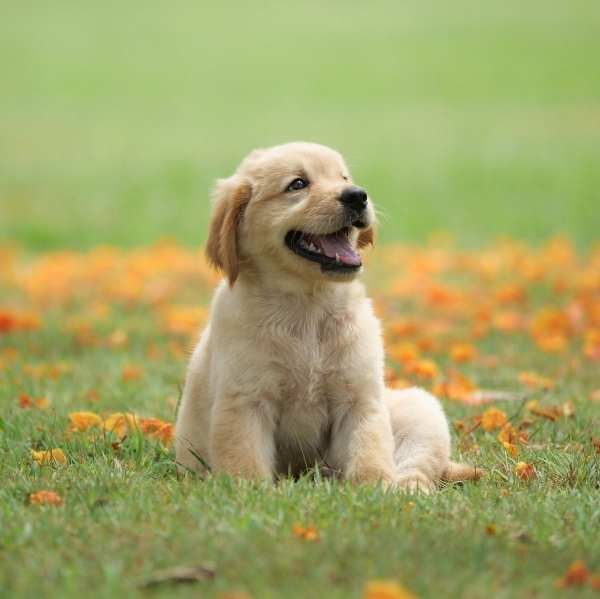
#> input picture dog.jpg, 1200 x 1197 px (shown at 1/2 size)
$ python Image.py
#> lines starting #> are read from the running program, lines starting #| are printed output that depends on the picture; after the words box and inside, x2 and y2 are one past the last pixel; in counts of white or black regions, pixels touching at a corner belong together
#importing the opencv module
import cv2
import numpy as np
# using imread('path') and 1 denotes read as  color image
img = cv2.imread("dog.jpg", 1)
#> img is the input picture: shape (1197, 1200, 3); mean B, G, R 102.4, 164.3, 161.9
#Access pixel values and modify them
px = img[100, 100]
#> px = [131, 197, 172]
#print(px)
# accessing only blue pixel
blue = img[100, 100, 0]
#> blue = 131
#print(blue)
#This is using for display the image
#cv2.imshow('image',img)
#It will run continuously until the key press.
#cv2.destroyAllWindows()
# save image
status = cv2.imwrite('dog.jpg', img)
print("Image written sucess? : ", status)
#| Image written sucess? :  True
#access access image properties
print(img.shape)
#| (1197, 1200, 3)
print(img.size)
#| 4309200
print(img.dtype)
#| uint8
#splitting and merging image
b, g, r = cv2.split(img)
img = cv2.merge((b, g, r))
b = img[:, :, 0]
g = img[:, :, 1]
r = img[:, :, 2]
#resize the image
img_resized = cv2.resize(img, (780, 540),
               interpolation = cv2.INTER_NEAREST)
#cv2.imshow("Resized",img_resized)
image = cv2.rotate(img, cv2.ROTATE_90_COUNTERCLOCKWISE)
#cv2.imshow("Rotated",image)
# draw
cv2.circle(img,(80,80), 55, (23,0,0), -1)
#cv2.imshow('image',img)
cv2.rectangle(img,(15,25),(200,150),(0,255,255),15)
#cv2.imshow('image',img)
#defining points for polylines
pts = np.array([[100,50],[200,300],[700,200],[500,100]], np.int32)
# pts = pts.reshape((-1,1,2))
cv2.polylines(img, [pts], True, (0,255,255), 3)
#cv2.imshow('image',img)
edges = cv2.Canny(img,200,300,True)
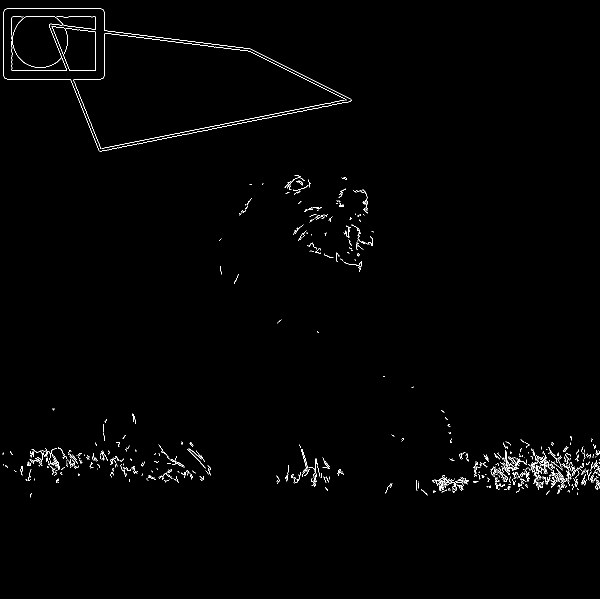
#> edges: shape (1197, 1200) (shown at 1/2 size); 0.88% white in thin lines or dots, all inside (x1, y1, x2, y2) = (5, 16, 1200, 995)
#cv2.imshow("Edge Detected Image", edges)
#blur images
#cv2.imshow("Original Image", img)
#cv2.imshow('cv2.blur output', cv2.blur(img, (3,3)))
img = cv2.cvtColor(image, cv2.COLOR_BGR2GRAY)
#> img: shape (1200, 1197)

threshold = 160
ret, thresh1 = cv2.threshold(img, threshold, 255, cv2.THRESH_BINARY)
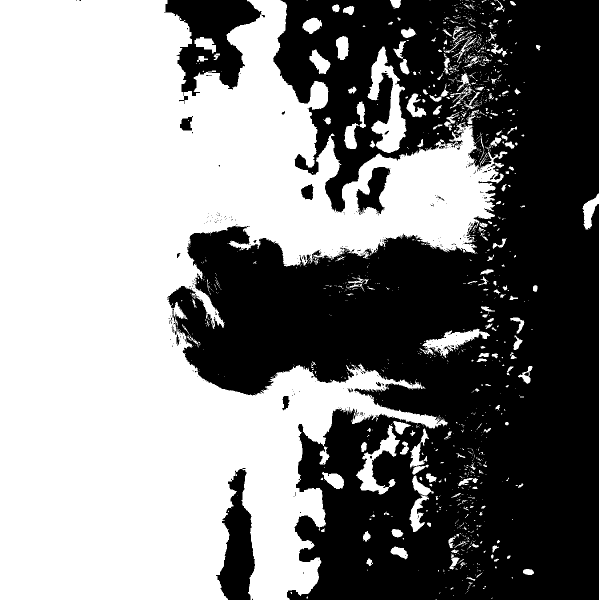
#> thresh1: shape (1200, 1197) (shown at 1/2 size); 52.5% white; 332 black regions (308 under 20 px), largest, box (x1, y1, x2, y2) and area: (335, 0, 1197, 1200) 645136, (328, 0, 524, 208) 19028, (432, 936, 510, 1200) 11593
#> ret = 160
ret, thresh2 = cv2.threshold(img, threshold, 255, cv2.THRESH_BINARY_INV)
ret, thresh3 = cv2.threshold(img, threshold, 255, cv2.THRESH_TRUNC)
ret, thresh4 = cv2.threshold(img, threshold, 255, cv2.THRESH_TOZERO)
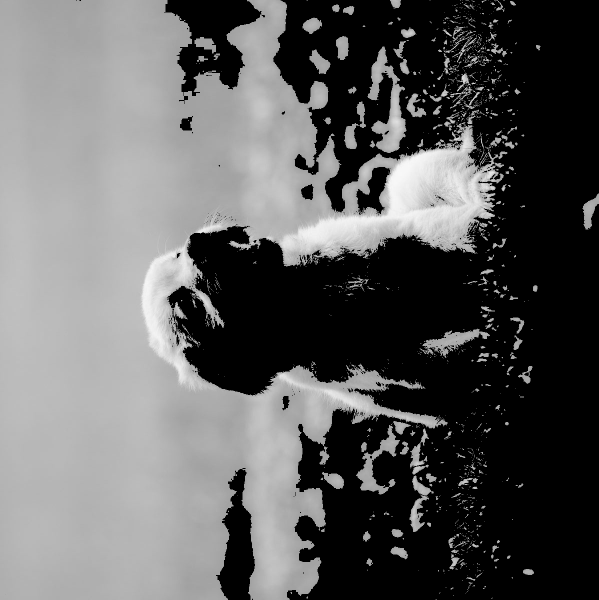
#> thresh4: shape (1200, 1197) (shown at 1/2 size); min 0, max 254, mean 94.5
ret, thresh5 = cv2.threshold(img, threshold, 255, cv2.THRESH_TOZERO_INV)
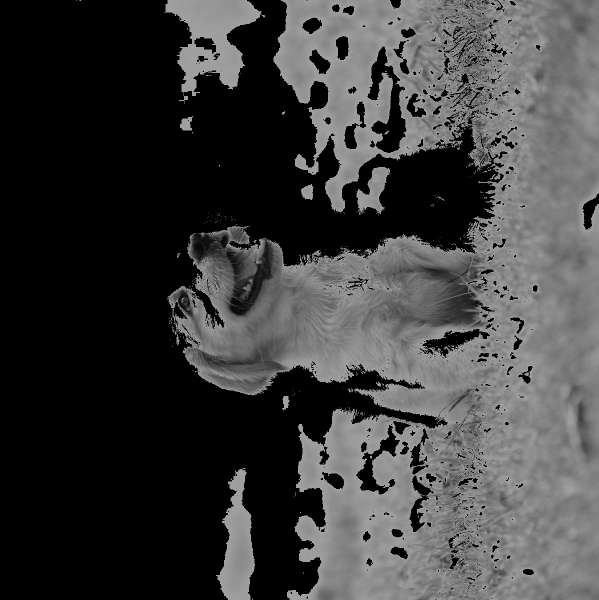
#> thresh5: shape (1200, 1197) (shown at 1/2 size); min 0, max 160, mean 62
# [6 lines of commented-out code are left out]
ret, th1 = cv2.threshold(img, 160, 255, cv2.THRESH_BINARY)
th2 = cv2.adaptiveThreshold(img, 255, cv2.ADAPTIVE_THRESH_MEAN_C,
                            cv2.THRESH_BINARY, 11, 2)
#> th2: shape (1200, 1197); 82.7% white; 7516 black regions (6088 under 20 px), largest, box (x1, y1, x2, y2) and area: (817, 0, 1056, 170) 10010, (785, 115, 1006, 304) 8527, (343, 617, 559, 791) 6028
th3 = cv2.adaptiveThreshold(img, 255, cv2.ADAPTIVE_THRESH_GAUSSIAN_C,
                            cv2.THRESH_BINARY, 11, 2)
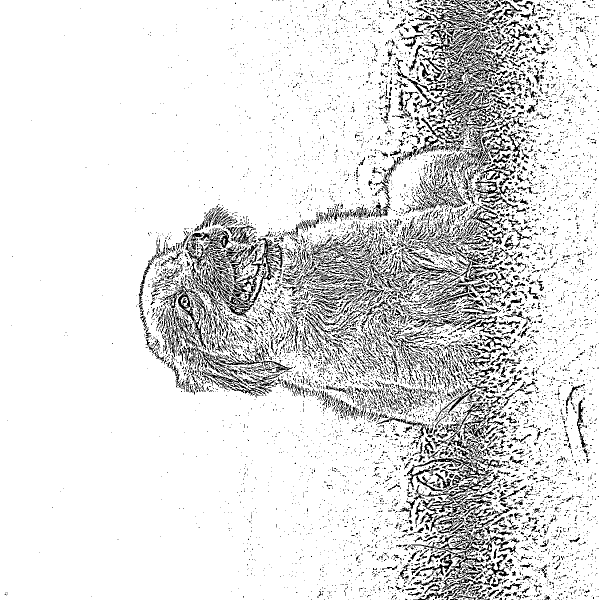
#> th3: shape (1200, 1197) (shown at 1/2 size); 86.9% white; black in thin lines or dots

#cv2.imshow('Original', image)
#cv2.imshow('Binary Threshold', th1)
#cv2.imshow('Adaptive Threshold', th2)
#cv2.imshow('Gaussain Adaptive Threshold', th3)
# Finding Contours
# Use a copy of the image e.g. edged.copy()
# since findContours alters the image
# Find Canny edges
edged = cv2.Canny(image, 30, 200)
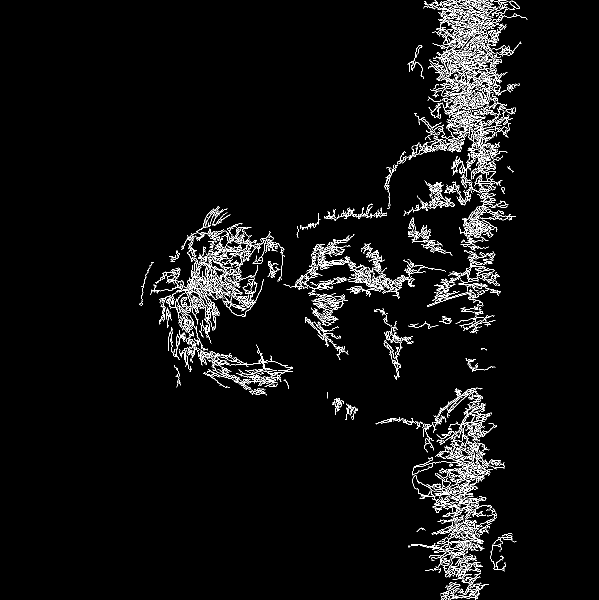
#> edged: shape (1200, 1197) (shown at 1/2 size); 3.8% white in thin lines or dots, all inside (x1, y1, x2, y2) = (279, 0, 1055, 1200)
cv2.waitKey(0)
contours, hierarchy = cv2.findContours(edged,
                                       cv2.RETR_EXTERNAL, cv2.CHAIN_APPROX_NONE)
#> contours = 702 contours, 524 with area under 20; largest, box (x1, y1, x2, y2) and area: (892, 229, 1025, 288) 1210, (899, 789, 984, 878) 1094, (918, 408, 1008, 477) 950, (445, 563, 515, 634) 839, (849, 361, 910, 418) 723
#cv2.imshow('Original', image)
cv2.imshow('Canny Edges After Contouring', edged)

cv2.drawContours(image, contours, -1, (0, 255, 0), 3)
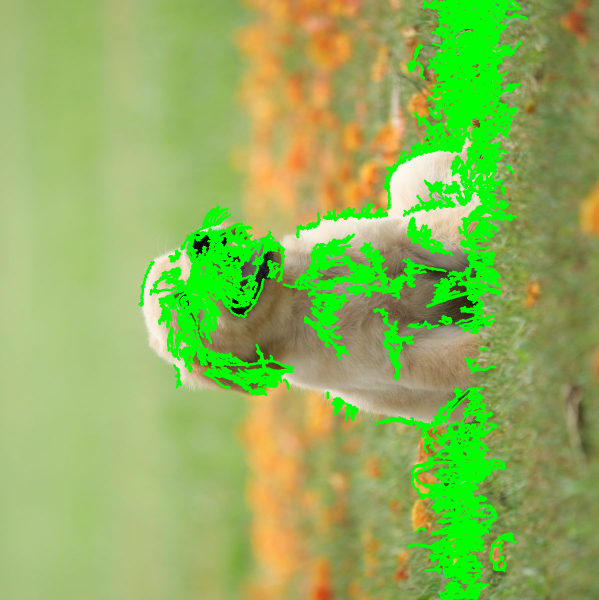
#> image: shape (1200, 1197, 3) (shown at 1/2 size); mean B, G, R 90.9, 178.6, 143.9
mouse_events = [j for j in dir(cv2) if 'EVENT' in j]
print(mouse_events)
# image doesn't close immediately.
cv2.waitKey(0)
